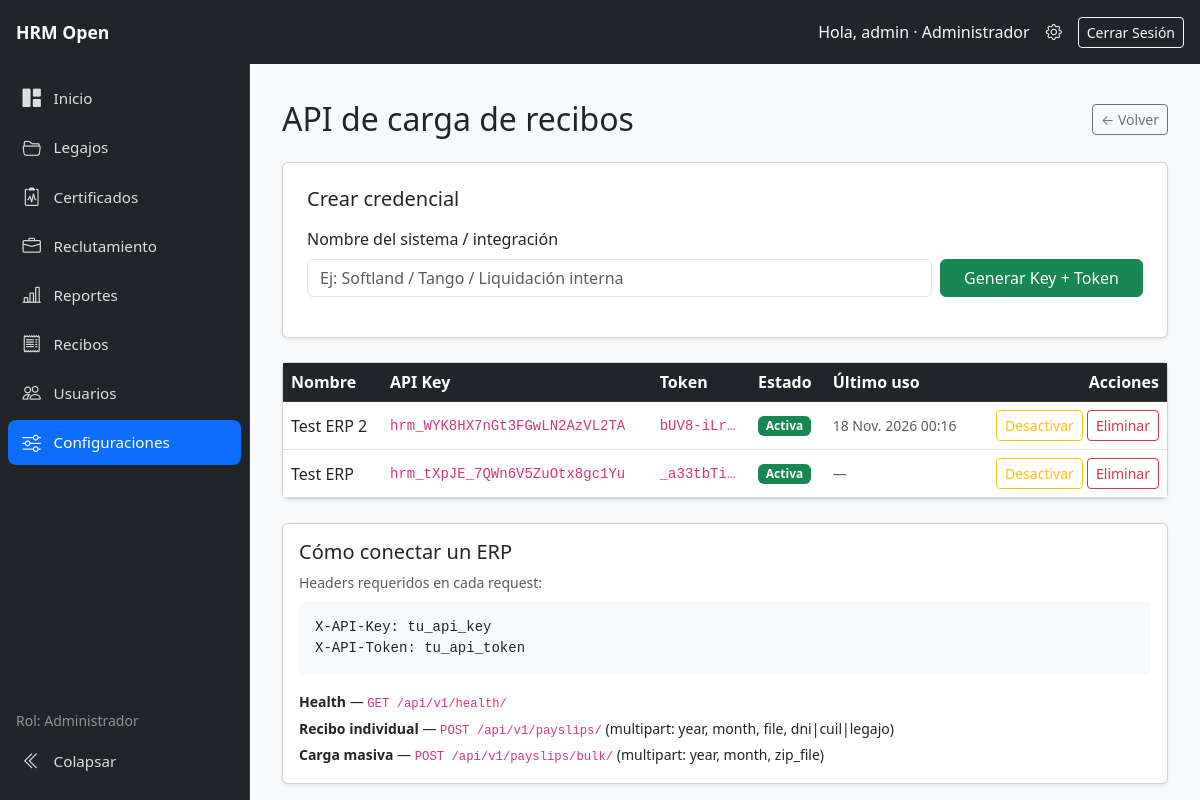
Screenshot of /settings/api/ (signed in) with the database file from the repository.
### core/models.py (models this page shows, shortened)
class ApiCredential(models.Model):
    name = models.CharField('Nombre / sistema', max_length=120)
    api_key = models.CharField('API Key', max_length=64, unique=True, editable=False)
    token_hash = models.CharField('Hash del token', max_length=128, editable=False)
    token_prefix = models.CharField('Prefijo del token', max_length=12, blank=True, editable=False)
    is_active = models.BooleanField('Activa', default=True)
    created_by = models.ForeignKey(
        settings.AUTH_USER_MODEL,
        on_delete=models.SET_NULL,
        null=True,
        blank=True,
        related_name='created_api_credentials',
    )
    created_at = models.DateTimeField(auto_now_add=True)
    last_used_at = models.DateTimeField(null=True, blank=True)
    class Meta:
        verbose_name = 'Credencial API'
        verbose_name_plural = 'Credenciales API'
        ordering = ['-created_at']

### core/views.py (the view, shortened to what this page needs)
# urls.py: path('settings/api/', views.settings_api_view, name='settings_api'),
@capability_required(can_manage_settings)
def settings_api_view(request):
    form = ApiCredentialCreateForm()
    new_secret = request.session.pop('new_api_secret', None)
    return render(request, 'settings/api.html', {
        'form': form,
        'credentials': ApiCredential.objects.all(),
        'new_secret': new_secret,
    })

### core/forms.py
class ApiCredentialCreateForm(forms.Form):
    name = forms.CharField(
        label='Nombre del sistema / integración',
        max_length=120,
        widget=forms.TextInput(attrs={'class': 'form-control', 'placeholder': 'Ej: Softland / Tango / Liquidación interna'}),
    )

### accounts/context_processors.py (called while the page is built, shortened)
def role_context(request):
    user = getattr(request, 'user', None)
    return capabilities_for(user)

### accounts/roles.py (called while the page is built)
def get_user_role(user):
    if not getattr(user, 'is_authenticated', False):
        return None
    if user.is_superuser:
        return ROLE_ADMIN
    names = set(user.groups.values_list('name', flat=True))
    for role in ALL_ROLES:
        if role in names:
            return role
    return None

def user_has_role(user, *roles):
    role = get_user_role(user)
    return role in roles

def can_manage_users(user):
    return user_has_role(user, ROLE_ADMIN)

def can_manage_employees(user):
    return user_has_role(user, ROLE_ADMIN, ROLE_OPERATOR)

def can_manage_absences(user):
    return user_has_role(user, ROLE_ADMIN, ROLE_OPERATOR, ROLE_COLLABORATOR)

def can_manage_recruitment(user):
    return user_has_role(user, ROLE_ADMIN, ROLE_OPERATOR)

def can_view_reports(user):
    return user_has_role(user, ROLE_ADMIN, ROLE_OPERATOR)

def can_import_export_employees(user):
    return user_has_role(user, ROLE_ADMIN, ROLE_OPERATOR)

def can_view_payslips(user):
    return user_has_role(user, ROLE_ADMIN, ROLE_OPERATOR, ROLE_COLLABORATOR)

def can_upload_payslips(user):
    return user_has_role(user, ROLE_ADMIN, ROLE_OPERATOR)

def can_manage_settings(user):
    return user_has_role(user, ROLE_ADMIN)

def capabilities_for(user):
    return {
        'user_role': get_user_role(user),
        'can_manage_users': can_manage_users(user),
        'can_manage_employees': can_manage_employees(user),
        'can_manage_absences': can_manage_absences(user),
        'can_manage_recruitment': can_manage_recruitment(user),
        'can_view_reports': can_view_reports(user),
        'can_import_export_employees': can_import_export_employees(user),
        'can_view_payslips': can_view_payslips(user),
        'can_upload_payslips': can_upload_payslips(user),
        'can_manage_settings': can_manage_settings(user),
    }

### core/context_processors.py (called while the page is built)
def company_settings(request):
    config, created = CompanySettings.objects.get_or_create(id=1, defaults={'name': 'HRM Open'})
    return {
        'company_config': config
    }

### employees/context_processors.py (called while the page is built)
def company_context(request):
    return {
        'company': CompanySettings.load()
    }

### templates/settings/api.html (shortened to what this page needs)
﻿{% extends "dashboard.html" %}
{% block content %}
<div class="container my-3" style="max-width: 960px;">
    <div class="d-flex justify-content-between align-items-center mb-4">
        <h2 class="mb-0">API de carga de recibos</h2>
        <a href="{% url 'settings_hub' %}" class="btn btn-outline-secondary btn-sm">← Volver</a>
    </div>
    <div class="card shadow-sm mb-4">
        <div class="card-body p-4">
            <h5 class="mb-3">Crear credencial</h5>
            <form method="post" class="row g-2 align-items-end">
                <div class="col-md-9">
                    <label class="form-label">{{ form.name.label }}</label>
                    {{ form.name }}
                </div>
                <div class="col-md-3">
                    <button type="submit" class="btn btn-success w-100">Generar Key + Token</button>
                </div>
            </form>
        </div>
    </div>
    <div class="card shadow-sm mb-4">
        <div class="card-body p-0">
            <div class="table-responsive">
                <table class="table mb-0 align-middle">
                    <thead class="table-dark">
                        <tr>
                            <th>Nombre</th>
                            <th>API Key</th>
                            <th>Token</th>
                            <th>Estado</th>
                            <th>Último uso</th>
                            <th class="text-end">Acciones</th>
                        </tr>
                    </thead>
                    <tbody>
                        {% for c in credentials %}
                        <tr>
                            <td>{{ c.name }}</td>
                            <td><code class="small">{{ c.api_key }}</code></td>
                            <td><code class="small">{{ c.token_prefix }}…</code></td>
                            <td>
                                {% if c.is_active %}<span class="badge bg-success">Activa</span>
                                {% else %}<span class="badge bg-secondary">Inactiva</span>{% endif %}
                            </td>
                            <td class="small text-muted">{{ c.last_used_at|default:"—" }}</td>
                            <td class="text-end">
                                <form method="post" action="{% url 'settings_api_toggle' c.pk %}" class="d-inline">{% csrf_token %}
                                    <button class="btn btn-sm btn-outline-warning">{% if c.is_active %}Desactivar{% else %}Activar{% endif %}</button>
                                </form>
                                <form method="post" action="{% url 'settings_api_delete' c.pk %}" class="d-inline" onsubmit="return confirm('¿Eliminar credencial?');">{% csrf_token %}
                                    <button class="btn btn-sm btn-outline-danger">Eliminar</button>
                                </form>
                            </td>
                        </tr>
                        {% empty %}
                        <tr><td colspan="6" class="text-center text-muted py-4">Todavía no hay credenciales.</td></tr>
                        {% endfor %}
                    </tbody>
                </table>
            </div>
        </div>
    </div>
    <div class="card shadow-sm">
        <div class="card-body">
            <h5>Cómo conectar un ERP</h5>
            <p class="small text-muted mb-2">Headers requeridos en cada request:</p>
            <pre class="bg-light p-3 rounded small mb-3">X-API-Key: tu_api_key
X-API-Token: tu_api_token</pre>
            <p class="small mb-1"><strong>Health</strong> — <code>GET /api/v1/health/</code></p>
            <p class="small mb-1"><strong>Recibo individual</strong> — <code>POST /api/v1/payslips/</code> (multipart: year, month, file, dni|cuil|legajo)</p>
            <p class="small mb-0"><strong>Carga masiva</strong> — <code>POST /api/v1/payslips/bulk/</code> (multipart: year, month, zip_file)</p>
        </div>
    </div>
</div>
{% endblock %}

### templates/dashboard.html (shortened to what this page needs)
﻿<!DOCTYPE html>
{% load static %}
<html lang="es">
<head>
    <link href="https://cdn.jsdelivr.net/npm/bootstrap@5.3.0/dist/css/bootstrap.min.css" rel="stylesheet">
    <link rel="stylesheet" href="https://cdn.jsdelivr.net/npm/bootstrap-icons@1.10.5/font/bootstrap-icons.css">
</head>
<body class="app-shell">
    <header class="app-topbar">
        <div class="d-flex align-items-center gap-2">
            <a class="brand-text d-flex align-items-center gap-2 text-decoration-none" href="{% url 'dashboard' %}">
                <span class="text-white fw-bold d-none d-sm-inline">HRM Open</span>
            </a>
        </div>
        <div class="d-flex align-items-center">
            {% if request.user.is_authenticated %}
                <span class="text-light me-3 d-none d-md-inline">
                    Hola, {{ request.user.first_name|default:request.user.username }}{% if user_role %} · {{ user_role }}{% endif %}
                </span>
                {% if can_manage_users %}
                    <a href="{% url 'admin:index' %}" class="text-white text-decoration-none me-3" title="Panel de Administración" target="_blank">
                        <i class="bi bi-gear"></i>
                    </a>
                {% endif %}
                <form action="{% url 'logout' %}" method="post" class="d-inline m-0">
                    <button type="submit" class="btn btn-outline-light btn-sm">Cerrar Sesión</button>
                </form>
            {% else %}
                <a href="{% url 'login' %}" class="btn btn-outline-light btn-sm">Iniciar Sesión</a>
            {% endif %}
        </div>
    </header>
    <div class="app-layout">
        {% include "partials/sidebar_nav.html" %}
        <main class="app-main">
            {% block content %}{% endblock %}
        </main>
    </div>
</body>
</html>

### templates/dashboard.html (style rules this page uses)
:root { --sidebar-width: 250px; --sidebar-collapsed-width: 72px; --topbar-height: 64px; --sidebar-bg: #212529; --sidebar-hover: #2c3034; --sidebar-active: #0d6efd; }
html { height: 100%; }
body.app-shell { height: 100%; margin: 0; overflow: hidden; background: #f8f9fa; }
.app-topbar { position: fixed; top: 0; left: 0; right: 0; z-index: 1030; height: var(--topbar-height); background: #212529; color: #fff; display: flex; align-items: center; justify-content: space-between; padding: 0 1rem; gap: 0.75rem; }
.app-topbar .brand-text { color: #fff; text-decoration: none; font-weight: 600; font-size: 1.1rem; }
.app-layout { display: flex; position: fixed; top: var(--topbar-height); left: 0; right: 0; bottom: 0; }
.app-main { flex: 1; min-width: 0; height: 100%; overflow-y: auto; overflow-x: hidden; padding: 1.25rem; -webkit-overflow-scrolling: touch; }

### rows the page displays
ApiCredential: name "Test ERP 2", api_key "hrm_WYK8HX7nGt3FGwLN2AzVL2TA", token_prefix "bUV8-iLr", is_active "Activa", last_used_at "18 Nov. 2026 00:16"
ApiCredential: name "Test ERP", api_key "hrm_tXpJE_7QWn6V5ZuOtx8gc1Yu", token_prefix "_a33tbTi", is_active "Activa", last_used_at "—"

### other values shown
{{ request.user.first_name|default:request.user.username }} "admin"
{{ user_role }} "Administrador"
